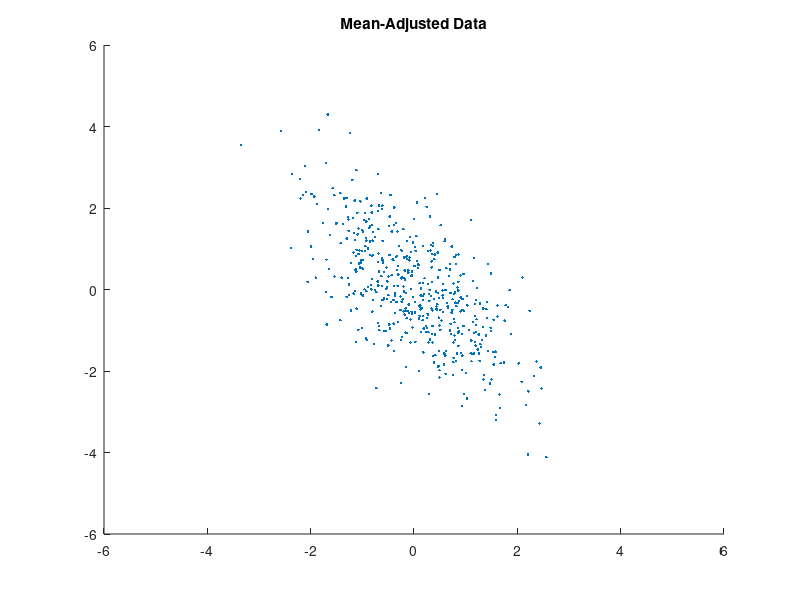

This chart was generated by the following MATLAB code: (Note: this script raises an error after producing the figure.)
%% Description of demo_unsupervised_PCA_FactorAnalysis.m
% Demonstrates usage of PCA on synthetic data and shows Factor Analysis and 
% PCA on a real dataset

%% Principle Component Analysis on Synthetic Data
clear all
close all
f=1;
%% Generate synthetic data

x1 = randn(500,1);
x1 = x1-mean(x1);
x2 = randn*x1 + randn(500,1);
x2 = x2-mean(x2);

figure(f);clf;hold on;f=f+1;
plot(x1,x2,'.');
title('Mean-Adjusted Data');
xl = xlim;
yl = ylim;
xl(1) = min(xl(1),yl(1));
xl(2) = max(xl(2),yl(2));
xlim(xl);
ylim(yl);

X = [x1 x2];
[n,p] = size(X);

C = (1/n)*X'*X;
[U,S,V] = svd(C);

% %% Plot Principal Components
% m1 = V(2,1)/V(1,1);
% m2 = V(2,2)/V(1,2);
% h1 = plot([xl(1) xl(2)],[xl(1)*m1 xl(2)*m1],'r');
% h2 = plot([xl(1) xl(2)],[xl(1)*m2 xl(2)*m2],'g');
% legend([h1 h2],'PC1','PC2');
% 
% %% Plot Projected Data
% Xp = X*V;
% figure(f);clf;hold on; f=f+1;
% plot(Xp(:,1),Xp(:,2),'.');
% title('Rotated Data');
% h3 = hline(0,'r');
% h4 = vline(0,'g');
% legend([h3 h4],'PC1','PC2');
% 
%% PCA & Factor Analysis on 9-D quality of life ratings for U.S. Cities
 load cities.mat
 X = ratings;

% % Reduce to 2-dimensions with PCA
% options = struct('maxComponents',2);
% model = ml_unsupervised_dimRedPCA(X,options);
% Xreduced = model.reduceFunc(model,X);
% figure(f);f=f+1;
% plot(Xreduced(:,1),Xreduced(:,2),'.');
% title('PCA Projection onto 2-dimensions of cities data');
% gname(names)

% Reduce to 2-dimensions with FA
options = struct('nComponents',2);
model = ml_unsupervised_dimRedFA(X,options);
Xreduced = model.reduceFunc(model,X);
figure(f);f=f+1;
plot(Xreduced(:,1),Xreduced(:,2),'.');
title('FA Projection onto 2-dimensions of cities data');
gname(names)